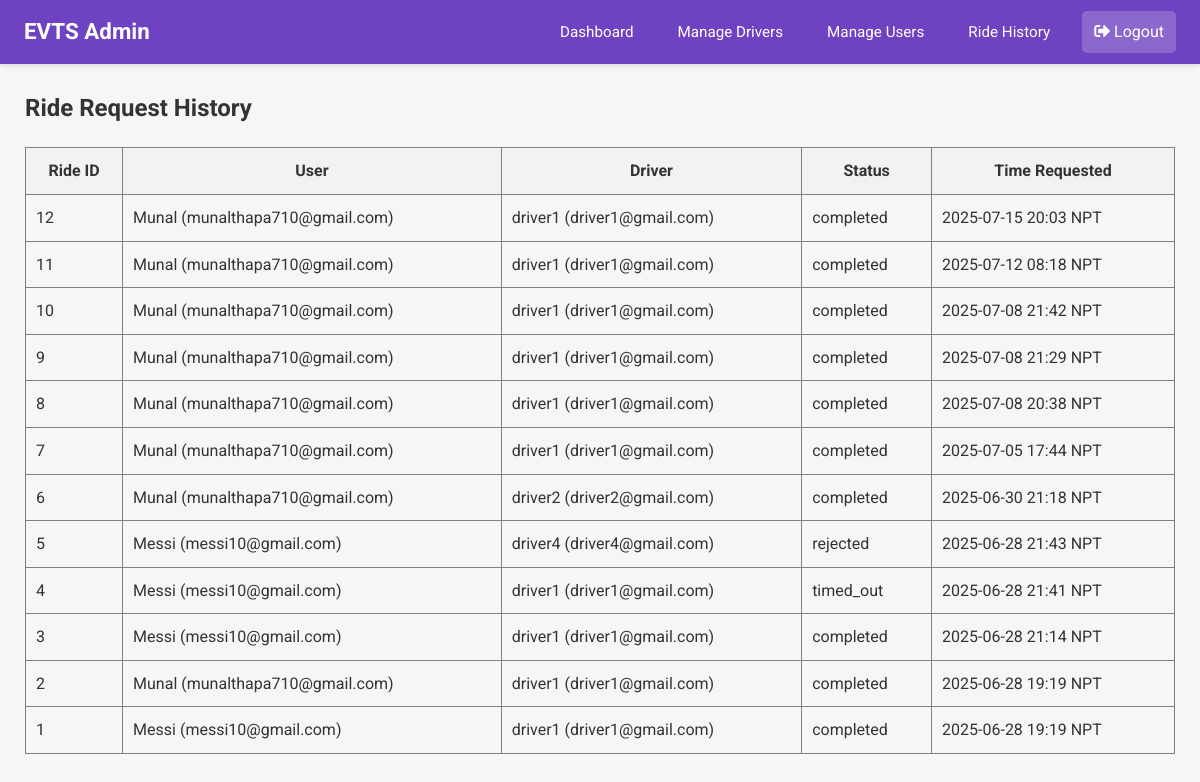
/admin/ride-history (signed in), run on the app's committed database.
### app.py (models this page shows)
class RideRequest(db.Model):
    __tablename__ = 'ride_request'
    id = db.Column(db.Integer, primary_key=True)
    user_email = db.Column(db.String(100), nullable=False)
    driver_email = db.Column(db.String(100), nullable=False)
    user_latitude_at_request = db.Column(db.Float, nullable=True)
    user_longitude_at_request = db.Column(db.Float, nullable=True)
    timestamp = db.Column(db.DateTime, default=lambda: datetime.now(timezone.utc))
    status = db.Column(db.String(20), default='Pending')

class User(db.Model):
    email = db.Column(db.String(120), primary_key=True)
    name = db.Column(db.String(100))
    phone = db.Column(db.String(15))
    password = db.Column(db.String(256)) # Increased length for hash
    latitude = db.Column(db.Float, nullable=True)
    longitude = db.Column(db.Float, nullable=True)

class Driver(db.Model):
    email = db.Column(db.String(120), primary_key=True)
    name = db.Column(db.String(100))
    phone = db.Column(db.String(15))
    password = db.Column(db.String(256)) # Increased length for hash
    vehicle = db.Column(db.String(50))
    node = db.Column(db.String(10), nullable=False)
    is_approved = db.Column(db.Boolean, default=False, nullable=False)

### app.py (the view)
@app.route('/admin/ride-history')
@login_required_admin
def global_ride_history():
    admin = Admin.query.get(session['admin'])
    all_rides = RideRequest.query.order_by(RideRequest.timestamp.desc()).all()
    enriched_rides = []
    for ride in all_rides:
        user = User.query.get(ride.user_email)
        driver = Driver.query.get(ride.driver_email)
        enriched_rides.append({
            'ride': ride,
            'user_name': user.name if user else 'N/A',
            'driver_name': driver.name if driver else 'N/A',
            'timestamp': format_datetime_npt(ride.timestamp) # Use your existing helper
        })
    response = make_response(render_template('admin_ride_history.html', admin=admin, rides=enriched_rides))
    return add_no_cache_to_response(response)

### app.py (called while the page is built)
def format_datetime_npt(dt_utc):
    if dt_utc is None: return "N/A"
    if dt_utc.tzinfo is None or dt_utc.tzinfo.utcoffset(dt_utc) is None:
        dt_utc = dt_utc.replace(tzinfo=timezone.utc)
    else:
        dt_utc = dt_utc.astimezone(timezone.utc)
    dt_npt = dt_utc.astimezone(NPT)
    return dt_npt.strftime('%Y-%m-%d %H:%M NPT')

def login_required_admin(f):
    @wraps(f)
    def decorated_function(*args, **kwargs):
        if 'admin' not in session:
            flash("Admin access required.", "error")
            return redirect(url_for('login'))
        return f(*args, **kwargs)
    return decorated_function

def add_no_cache_to_response(response):
    response.headers["Cache-Control"] = "no-cache, no-store, must-revalidate, public, max-age=0"
    response.headers["Pragma"] = "no-cache"
    response.headers["Expires"] = "0"
    return response

### templates/admin_ride_history.html
{% extends 'admin_base.html' %}
{% block content %}
<h2>Ride Request History</h2>
<table border="1" style="width: 100%; border-collapse: collapse; margin-top: 20px;">
  <thead>
    <tr style="background-color: #f2f2f2;">
      <th style="padding: 10px;">Ride ID</th>
      <th style="padding: 10px;">User</th>
      <th style="padding: 10px;">Driver</th>
      <th style="padding: 10px;">Status</th>
      <th style="padding: 10px;">Time Requested</th>
    </tr>
  </thead>
  <tbody>
  {% for item in rides %}
  <tr>
    <td style="padding: 10px;">{{ item.ride.id }}</td>
    <td style="padding: 10px;">{{ item.user_name }} ({{ item.ride.user_email }})</td>
    <td style="padding: 10px;">{{ item.driver_name }} ({{ item.ride.driver_email }})</td>
    <td style="padding: 10px;">{{ item.ride.status }}</td>
    <td style="padding: 10px;">{{ item.timestamp }}</td>
  </tr>
  {% endfor %}
  </tbody>
</table>
{% endblock %}

### static/css/dashboard_styles.css (style rules this page uses)
body { font-family: 'Roboto', 'Segoe UI', Tahoma, Geneva, Verdana, sans-serif; margin: 0; background-color: #f4f7f6; color: #333; line-height: 1.6; }
.dashboard-content h2, .dashboard-content h3, .dashboard-content h4 { color: #333; margin-top: 0; }

### data on the page
RideRequest: ride.id "12", ride.user_email "munalthapa710@gmail.com", ride.driver_email "driver1@gmail.com", ride.status "completed"
User: user_name "Munal" "Munal" "Munal" "Munal" "Munal" "Munal" "Munal" "Munal"
Driver: driver_name "driver1" "driver1" "driver1" "driver1" "driver1" "driver1" "driver1" "driver1" "driver1" "driver1"
RideRequest: ride.id "11", ride.user_email "munalthapa710@gmail.com", ride.driver_email "driver1@gmail.com", ride.status "completed"
RideRequest: ride.id "10", ride.user_email "munalthapa710@gmail.com", ride.driver_email "driver1@gmail.com", ride.status "completed"
RideRequest: ride.id "9", ride.user_email "munalthapa710@gmail.com", ride.driver_email "driver1@gmail.com", ride.status "completed"
RideRequest: ride.id "8", ride.user_email "munalthapa710@gmail.com", ride.driver_email "driver1@gmail.com", ride.status "completed"
RideRequest: ride.id "7", ride.user_email "munalthapa710@gmail.com", ride.driver_email "driver1@gmail.com", ride.status "completed"
RideRequest: ride.id "6", ride.user_email "munalthapa710@gmail.com", ride.driver_email "driver2@gmail.com", ride.status "completed"
Driver: driver_name "driver2"
RideRequest: ride.id "5", ride.user_email "messi10@gmail.com", ride.driver_email "driver4@gmail.com", ride.status "rejected"
User: user_name "Messi" "Messi" "Messi" "Messi"
Driver: driver_name "driver4"
RideRequest: ride.id "4", ride.user_email "messi10@gmail.com", ride.driver_email "driver1@gmail.com", ride.status "timed_out"
RideRequest: ride.id "3", ride.user_email "messi10@gmail.com", ride.driver_email "driver1@gmail.com", ride.status "completed"
RideRequest: ride.id "2", ride.user_email "munalthapa710@gmail.com", ride.driver_email "driver1@gmail.com", ride.status "completed"
RideRequest: ride.id "1", ride.user_email "messi10@gmail.com", ride.driver_email "driver1@gmail.com", ride.status "completed"

### other printed values
{{ item.timestamp }} "2025-07-15 20:03 NPT" "2025-07-12 08:18 NPT" "2025-07-08 21:42 NPT" "2025-07-08 21:29 NPT" "2025-07-08 20:38 NPT" "2025-07-05 17:44 NPT" "2025-06-30 21:18 NPT" "2025-06-28 21:43 NPT" "2025-06-28 21:41 NPT" "2025-06-28 21:14 NPT" "2025-06-28 19:19 NPT" "2025-06-28 19:19 NPT"
